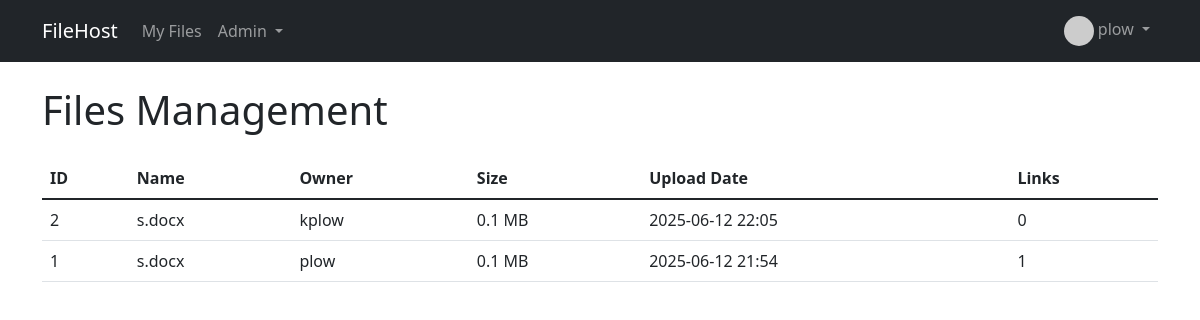
The app's page /admin/files (signed in) with its own data.
### projectx.py (models this page shows, shortened)
class User(UserMixin, db.Model):
    id = db.Column(db.Integer, primary_key=True)
    username = db.Column(db.String(64), unique=True, index=True)
    email = db.Column(db.String(120), unique=True, index=True, nullable=False)
    password_hash = db.Column(db.String(128))
    full_name = db.Column(db.String(100))
    avatar = db.Column(db.String(200))
    is_admin = db.Column(db.Boolean, default=False)
    created_at = db.Column(db.DateTime, default=datetime.utcnow)
    files = db.relationship('File', backref='owner', lazy='dynamic')
    def get_avatar_url(self):
        if self.avatar:
            return url_for('static', filename=f'avatars/{self.avatar}')
        return 'https://www.gravatar.com/avatar/default'

class File(db.Model):
    id = db.Column(db.Integer, primary_key=True)
    original_name = db.Column(db.String(256))
    storage_name = db.Column(db.String(64), unique=True)
    description = db.Column(db.Text)
    upload_date = db.Column(db.DateTime, default=datetime.utcnow)
    size = db.Column(db.Integer)
    user_id = db.Column(db.Integer, db.ForeignKey('user.id'))
    download_links = db.relationship('DownloadLink', backref='file', lazy='dynamic')
    def get_size_mb(self):
        return round(self.size / (1024 * 1024), 2) if self.size else 0

### projectx.py (the view)
@app.route('/admin/files')
@login_required
def admin_files():
    if not current_user.is_admin:
        abort(403)
    files = File.query.order_by(File.upload_date.desc()).all()
    return render_template('admin/files.html', files=files)

### projectx.py (called while the page is built)
@login_manager.user_loader
def load_user(user_id):
    return User.query.get(int(user_id))

### templates/admin/files.html (shortened to what this page needs)
{% extends "base.html" %}
{% block content %}
<h1 class="mb-4">Files Management</h1>
<table class="table">
    <thead>
        <tr>
            <th>ID</th>
            <th>Name</th>
            <th>Owner</th>
            <th>Size</th>
            <th>Upload Date</th>
            <th>Links</th>
        </tr>
    </thead>
    <tbody>
        {% for file in files %}
        <tr>
            <td>{{ file.id }}</td>
            <td>{{ file.original_name }}</td>
            <td>{{ file.owner.username }}</td>
            <td>{{ file.get_size_mb() }} MB</td>
            <td>{{ file.upload_date.strftime('%Y-%m-%d %H:%M') }}</td>
            <td>{{ file.download_links.count() }}</td>
        </tr>
        {% endfor %}
    </tbody>
</table>
{% endblock %}

### templates/base.html (shortened to what this page needs)
<!DOCTYPE html>
<html lang="en">
<head>
    <link href="https://cdn.jsdelivr.net/npm/bootstrap@5.1.3/dist/css/bootstrap.min.css" rel="stylesheet">
</head>
<body>
    <nav class="navbar navbar-expand-lg navbar-dark bg-dark">
        <div class="container">
            <a class="navbar-brand" href="{{ url_for('index') }}">FileHost</a>
            <div class="collapse navbar-collapse" id="navbarNav">
                <ul class="navbar-nav me-auto">
                    {% if current_user.is_authenticated %}
                        <li class="nav-item">
                            <a class="nav-link" href="{{ url_for('user_files') }}">My Files</a>
                        </li>
                    {% endif %}
                    {% if current_user.is_authenticated and current_user.is_admin %}
                        <li class="nav-item dropdown">
                            <a class="nav-link dropdown-toggle" href="#" id="adminDropdown" role="button" data-bs-toggle="dropdown">
                                Admin
                            </a>
                        </li>
                    {% endif %}
                </ul>
                <ul class="navbar-nav">
                    {% if current_user.is_authenticated %}
                        <li class="nav-item dropdown">
                            <a class="nav-link dropdown-toggle" href="#" id="userDropdown" role="button" data-bs-toggle="dropdown">
                                <img src="{{ current_user.get_avatar_url() }}" alt="Avatar" width="30" height="30" class="rounded-circle">
                                {{ current_user.username }}
                            </a>
                        </li>
                    {% endif %}
                </ul>
            </div>
        </div>
    </nav>
    <div class="container mt-4">
        {% block content %}{% endblock %}
    </div>
</body>
</html>

### records on screen
User: username "plow"
File: id "2", original_name "s.docx", owner.username "kplow", get_size_mb "0.1", upload_date "2025-06-12 22:05", download_links.count "0"
File: id "1", original_name "s.docx", owner.username "plow", get_size_mb "0.1", upload_date "2025-06-12 21:54", download_links.count "1"
